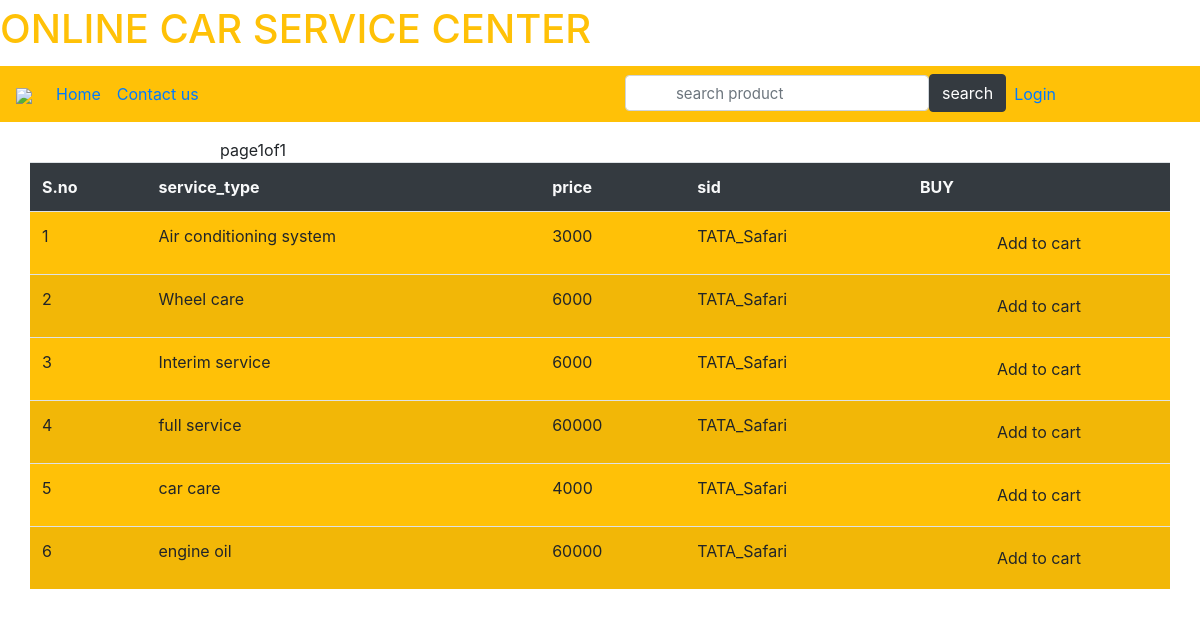
The app's page /ca/10/ with its own data.
### service/models.py (models this page shows, shortened)
class Services(models.Model):
	service_type=models.CharField(max_length=30)
	price=models.IntegerField()
	sid=models.ForeignKey(CarCategory,on_delete=models.CASCADE)
	is_status=models.IntegerField(default=1)

class CarCategory(models.Model):
	cname=models.CharField(max_length=20)
	def __str__(self):
		return self.cname

### service/views.py (the view)
# urls.py: path('ca/<int:id>/',views.categories,name="ca"),
def categories(request,id):
	d=CarCategory.objects.all()
	p=Services.objects.filter(sid_id=id)
	paginator=Paginator(p,10)
	page=request.GET.get('page')
	try:
		p=paginator.page(page)
	except PageNotAnInteger:
		p=paginator.page(1)
	except EmptyPage:
		p=paginator.page(paginator.num_pages)
	return render(request,'services/carservices.html',{'da':p,'data':d})

### service/templates/services/carservices.html (shortened to what this page needs)
{% extends 'services/base.html' %}
{% block content %}
<div class="container">
	<div class="row mt-3">
		<div class="col-md-2"></div>
			<table class="table table-striped table-hover bg-warning">
				<tr class="bg-dark text-light">
				<th>S.no</th>
				<th>service_type</th>
				<th>price</th>
				<th>sid</th>
				<th>BUY</th>
			</tr>
			{% for i in da %}
			<tr>
				<td>{{forloop.counter}}</td>
				<td>{{i.service_type}}</td>
				<td>{{i.price}}</td>
				<td>{{i.sid}}</td>
				<form method="POST" action="{% url 'addcart' i.id %}">
				<td><input type="submit" value="Add to cart" class="btn btn-block"></td>
			</form>
			</tr>
			{% endfor %}
			{% include 'services/pagination.html' with page=da %}
		</table>
	</div>
</div>
{% endblock %}

### records on screen
Services: service_type "Air conditioning system", price "3000", sid "TATA_Safari"
Services: service_type "Wheel care", price "6000", sid "TATA_Safari"
Services: service_type "Interim service", price "6000", sid "TATA_Safari"
Services: service_type "full service", price "60000", sid "TATA_Safari"
Services: service_type "car care", price "4000", sid "TATA_Safari"
Services: service_type "engine oil", price "60000", sid "TATA_Safari"

### other values on screen
{{ page.number }} "1"
{{ page.paginator.num_pages }} "1"
